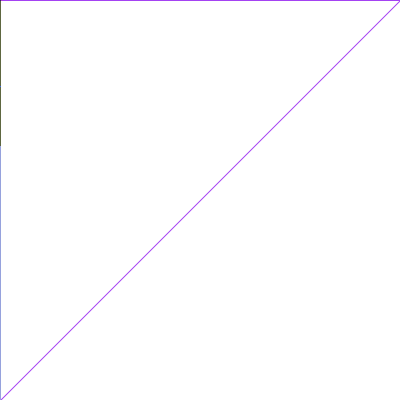
Frame 1 (no input)
Frame 60 (the mouse pressed at the canvas centre just before this capture): identical to frame 1, image omitted
Frame 120 (the mouse held since frame 60 and released just before this capture): identical to frame 1, image omitted

The Processing sketch that drew this single still picture (run headless with seeded random() and noise(); from frame 60 on, the mouse is pressed at the canvas centre):

// Processing sketch: triangleDivide
// ── triangleDivide.pde
boolean canDraw = true;

void setup() {
  size(400, 400);
  background(255);
  strokeWeight(1);
}

void draw() {
  if (canDraw) {
    generate();
    canDraw = false;
  }
}

void generate() {
  background(255);
  PVector _a = new PVector(0, 0);
  PVector _b = new PVector(width, 0);
  PVector _c = new PVector(0, height);
  PVector _d = new PVector(width, height);
  drawTriangle(_a, _b, _c, 5);
  //drawTriangle(_b, _c, _d, 5);
}

void drawTriangle(PVector a, PVector b, PVector c, int depth) {
  //println(a.x, a.y, b.x, b.y, c.x, c.y);
  stroke(random(255), random(255), random(255));

  pushMatrix();
  //translate(a.x, a.y);
  line(a.x, a.y, b.x, b.y);
  line(b.x, b.y, c.x, c.y);
  line(c.x, c.y, a.x, a.y);
  popMatrix();

  // iterate
  if (depth > 1) {
    depth--;

    // Get Largest segment
    int ls = getLargestSide(a, b, c);
    if (ls == 1) {
      println("distAB is the largest");
      PVector d = getD(a, b);
      drawTriangle(a, d, c, depth);
      drawTriangle(b, d, c, depth);
    } else if (ls == 2) {
      println("distAC is the largest");
      PVector d = getD(a, c);
      drawTriangle(a, d, b, depth);
      drawTriangle(c, d, b, depth);
    } else {
      println("distBC is the largest");
      PVector d = getD(b, c);
      drawTriangle(b, d, a, depth);
      drawTriangle(c, d, a, depth);
    }
  }
}

int getLargestSide(PVector a, PVector b, PVector c) {
  float distAB = a.dist(b);
  float distBC = b.dist(c);
  float distAC = a.dist(c);

  if (distAB >= distBC) {
    if (distAB >= distAC) {
      return 1;
    } else {
      return 2;
    }
  } else if (distBC >= distAC) {
    return 3;
  }
  return 2;
}

PVector getD(PVector a, PVector b) {
  float distortion = random(0.3, 0.7);  
  a.sub(b);
  a.mult(distortion);
  return a;
}

void mouseClicked() {
  canDraw = true;
}
